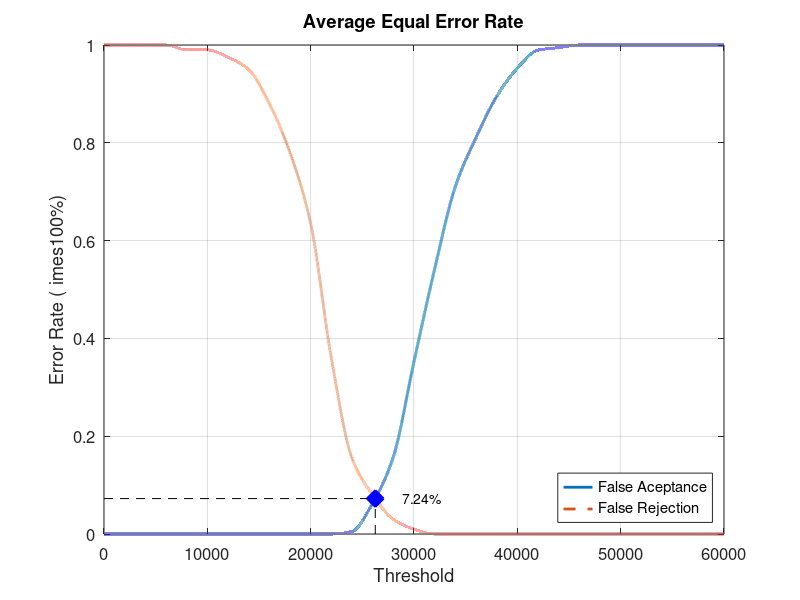
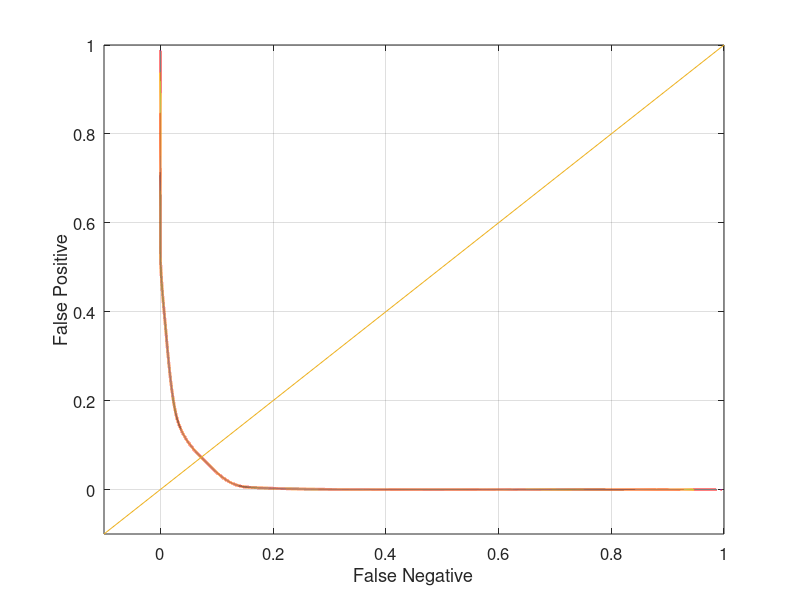

These charts were generated, in order, by the following MATLAB code:
close all;
clear;
clc;
x = 0:2000:60000;
xq = 0:0.5:60000;

y0 = [0 0 0 0 0 0 0 0 0 0 0 0 0.00526316 0.0631579 0.157895 0.352632 0.542105 0.710526 0.810526 0.894737 0.952632 0.989474 0.994737 1 1 1 1 1 1 1 1]
yy0 = interp1(x, y0, xq, 'pchip');
y1 = [1 1 1 1 0.99 0.99 0.975 0.95 0.88 0.78 0.635 0.36 0.155 0.08 0.03 0.01 0 0 0 0 0 0 0 0 0 0 0 0 0 0 0]
yy1 = interp1(x, y1, xq, 'pchip');

% Calculating EER: 
y2 = abs(y0 - y1);
find(y2 == min(y2))
yy2 = abs(yy0 - yy1);
xEER = find(yy2 == min(yy2));
xEERIndex = xq(xEER) % X-axis EER
yEER = yy0(xEER) % Y-axis EER

main = figure
plot(xq, yy0,'-','LineWidth', 2);	hold on
plot(xq, yy1,'--','LineWidth', 2);	hold on
plot([xEERIndex xEERIndex], [0 yEER], 'k--');	hold on
plot([0 xEERIndex], [yEER yEER], 'k--');	hold on
plot(xEERIndex, yEER, 'bx', 'LineWidth', 10);	hold on
text(xEERIndex + 10 * xEERIndex / 100, yEER, [num2str(round((10000 * yEER)) / 100) '%'])
legend('False Aceptance', 'False Rejection', 'Location', 'SouthEast')
xlabel('Threshold')
ylabel('Error Rate (	imes100%)')
title('Average Equal Error Rate')
set(gca, 'FontSize', 12)
axis([0 60000 0 1])
grid on

print(main, 'Database5_2Main', '-dpng');
FNRxFPR = figure('Color', [1 1 1]);
plot(yy1, yy0, '-', yy1, yy0, 'LineWidth', 2);
hold on
y = -0.1:0.1:1
plot(y, y); 
set(gca, 'FontSize', 12)
xlabel('False Negative')
ylabel('False Positive')
axis([-0.1 1 -0.1 1])
set(gca, 'FontSize', 12)
grid on

print(FNRxFPR, 'Database5_2FNRxFPR','-dpng');
